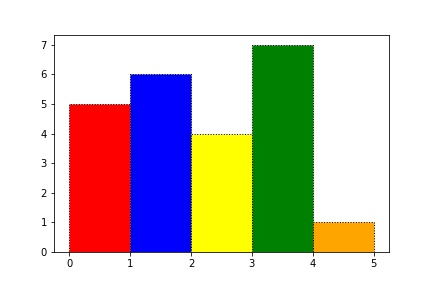

Source code (Python):
#!/usr/bin/env python3
# -*- coding: utf-8 -*-
"""
Created on Wed Mar 22 10:07:21 2023

@author: student
"""

import matplotlib.pyplot as plt

def main():
    
    # for Bar graph use plt.bar() method
    # dta
    X=[1,2,3,4,5]
    X=[i-0.5 for i in X]
    Y=[5,6,4,7,1]
    plt.bar(X,Y,color=['red','blue','yellow','green','orange'], 
            width=1,linestyle='dotted', #bottom=-1,
            edgecolor="black")
    plt.savefig("barGraph.jpg")
    plt.show()
    
    
    
if __name__ == '__main__':
    main()
